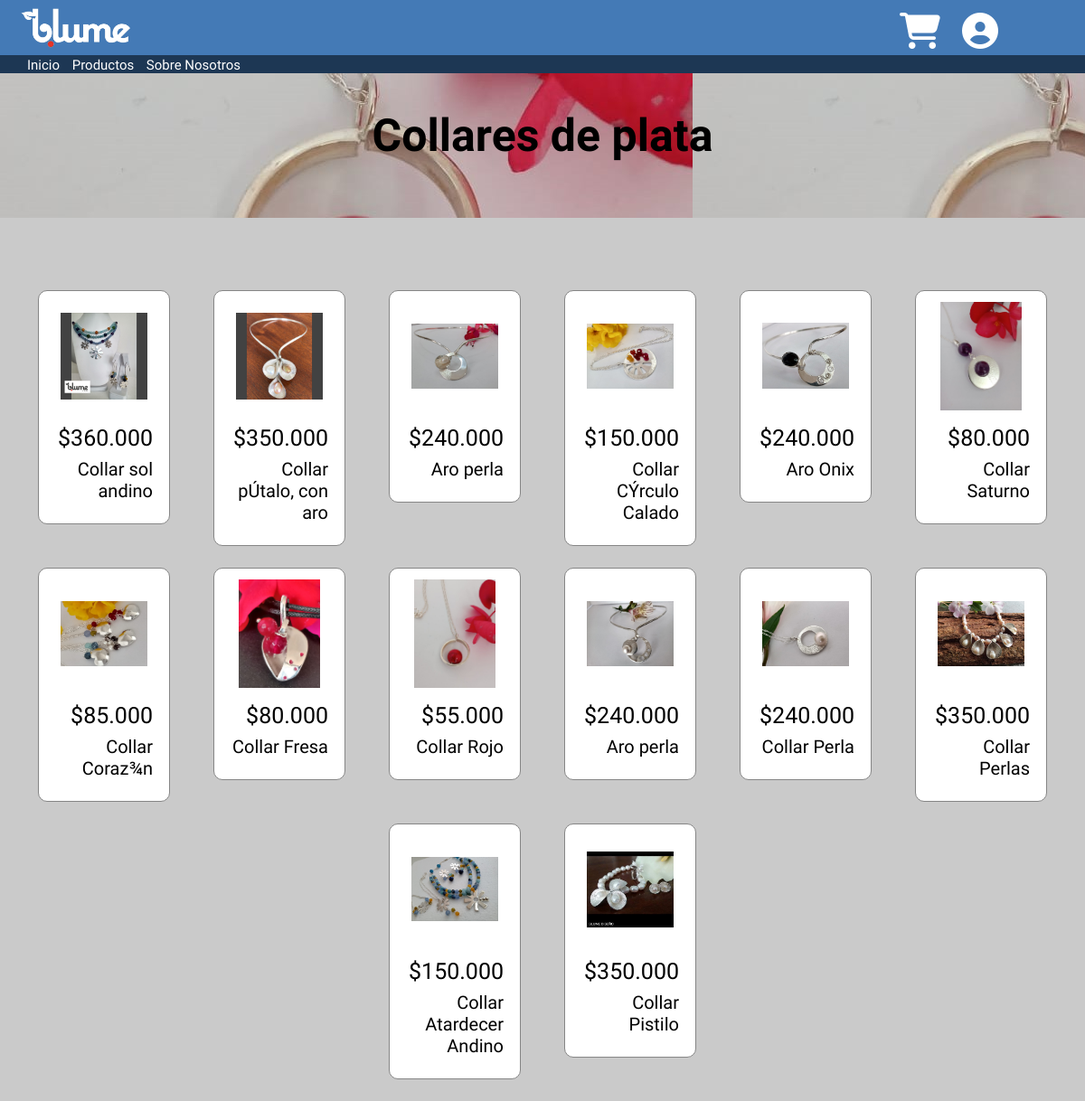
Page /joya/plata/collares/ on the earlier database version.
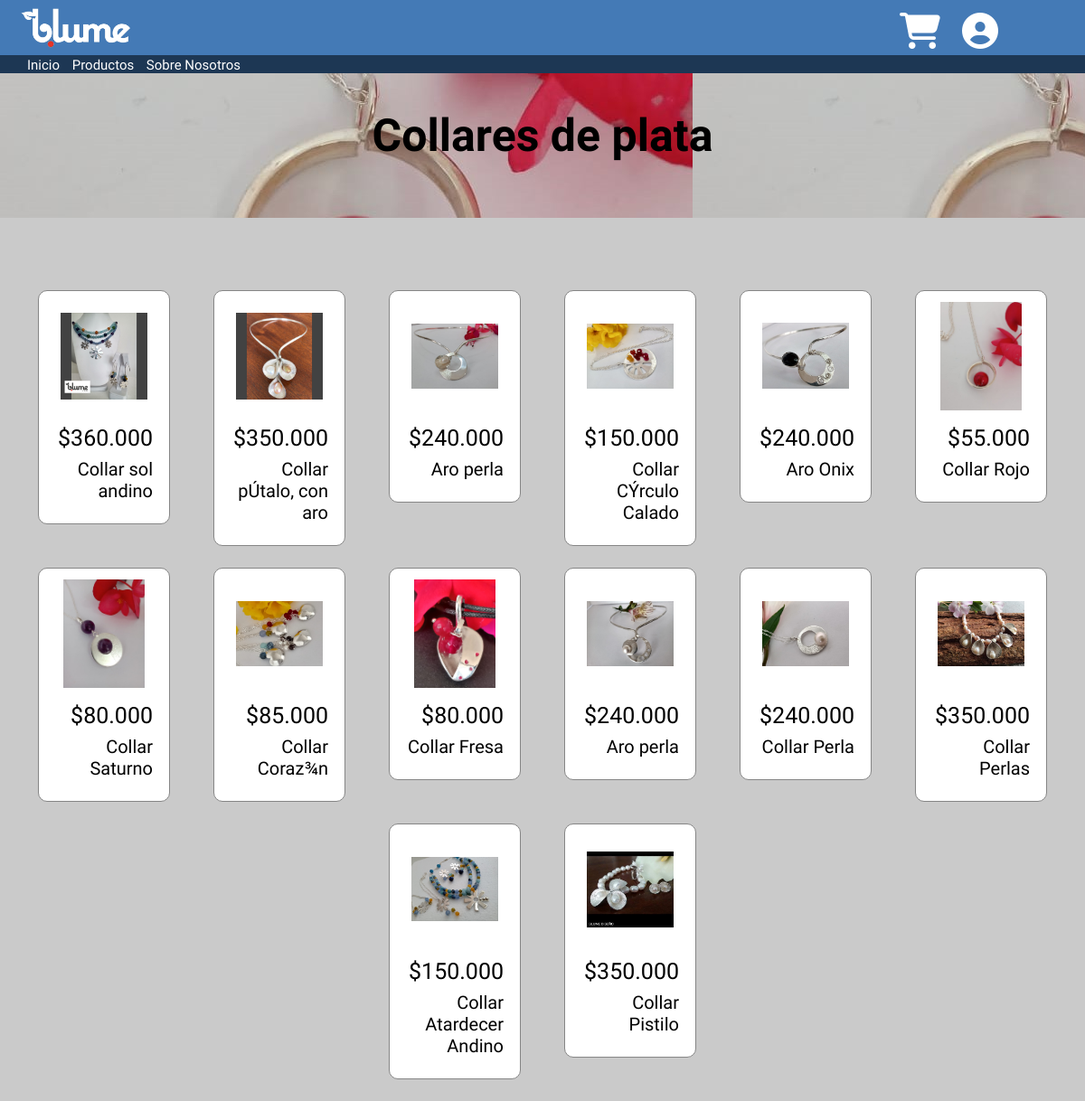
Same page on the later database version.
### principal/models.py (models this page shows, shortened)
class Joya(models.Model):
    nombre = models.CharField(max_length=100000)
    MATERIAL = [
        ('oro', 'Oro'),
        ('plata', 'Plata'),
        ('otros', 'Otros')
    ]
    material = models.CharField(max_length=7, choices=MATERIAL, default='Oro')
    TIPO = [
        ('aretes', 'Arete'),
        ('pulseras', 'Pulsera'),
        ('collares', 'Collar'),
        ('anillos', 'Anillo'),
        ('otros', 'Otro')
    ]
    tipo = models.CharField(max_length=50, choices=TIPO, default='Arete')
    piedra = models.CharField(max_length=100000)
    precio = models.IntegerField()
    imagen = models.ImageField(upload_to='static/images/', null=True, blank=True)
    descripcion = models.TextField()
    stock = models.IntegerField(default=1)
    vistas = models.PositiveIntegerField(default=0)

### principal/views.py (the view)
# urls.py: path('joya/<str:material>/<str:tipo>/', views.tipo),
def tipo(request, material, tipo):
    productos = Joya.objects.filter(material=material, tipo=tipo).order_by('-vistas')
    ctx = {'productos' : productos, 'material' : material, 'tipo' : tipo}
    return render(request, 'tipo.html', ctx)

### templates/tipo.html (shortened to what this page needs)
<!DOCTYPE html>
{% load static %}
<html lang="es">
    <head>
        <link href="{% static 'css/tipo.css' %}" rel="stylesheet" type="text/css">
    </head>
    {% include 'barra.html' %}
    <body>
        <div id="titulo_div" class="titulo" style="background-image: url('/static/images/{{material}}_{{tipo}}.jpeg');">
            <h1 id="titulo_general">{{tipo}} de {{ material }}</h1>
        </div>
        <div class="productos">
            {% for vendido in productos %}
            <a href="/joya/{{ vendido.material }}/{{ vendido.tipo }}/{{ vendido.id }}">
                <div class="vendido">
                    <img class="vendido_imagen" src="{{ vendido.imagen.url }}" alt="vendido">
                    <h4 class="vendido_precio precios">{{ vendido.precio }}</h4>
                    <h5 class="vendido_nombre">{{ vendido.nombre }}</h5>
                </div>
            </a>
            {% endfor %}
        </div>
    </body>
</html>

Differences in the rows shown:
changed Joya "Collar Rojo": moves up the list
